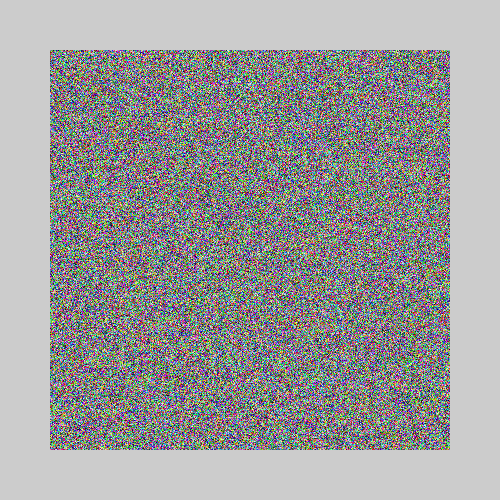
Frame 1 (no input)
Frame 60 (the mouse pressed at the canvas centre just before this capture): identical to frame 1, image omitted
Frame 120 (the mouse held since frame 60 and released just before this capture): identical to frame 1, image omitted

The Processing sketch that drew this single still picture (run headless with seeded random() and noise(); from frame 60 on, the mouse is pressed at the canvas centre):

// Processing sketch: sketch_261013a_imagen
// ── sketch_261013a_imagen.pde
PImage img;
void setup () {
  size (500, 500);
  img = createImage(400, 400, RGB);
  imgAleatoria(img);
  
}

void imgAleatoria (PImage img) {
  img.loadPixels();
  for (int j = 0; j < img.pixels.length ; j++) {
    int r = round(random (0, 255));
    int g = round(random (0, 255));
    int b = round(random (0, 255));
    img.pixels[j] = color(r, g, b);
  }
  img.updatePixels();
}


void draw () {
  image (img, 50, 50);
}
